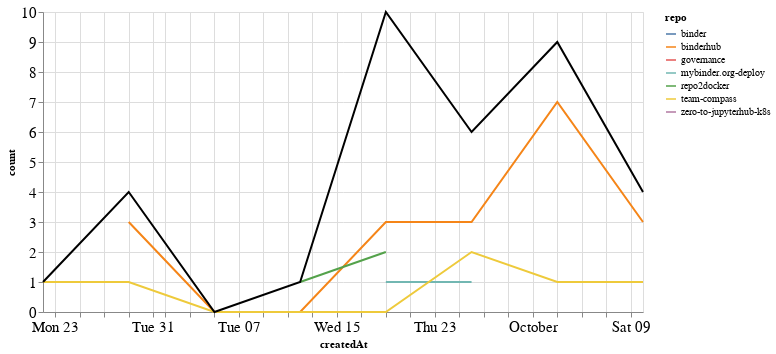

Source (notebook cell):
### Markdown cell above
### Comments

### Code cell
comments_time = comments.groupby('repo').resample('W', on='createdAt').count()['author'].reset_index()
comments_time = comments_time.rename(columns={'author': 'count'})
comments_time_total = comments_time.groupby('createdAt').agg({"count": "sum"}).reset_index()
ch1 = alt.Chart(comments_time, width=600).mark_line().encode(
    x='createdAt',
    y='count',
    color='repo',
    tooltip="repo"
)

ch2 = alt.Chart(comments_time_total, width=600).mark_line(color="black").encode(
    x='createdAt',
    y='count',
)

ch1 + ch2

### Figure 1 — Vega-Lite specification as saved in the notebook (floating-point values rounded to 4 significant figures)
{"config": {"axisLeft": {"labelFontSize": 15}, "axisBottom": {"labelFontSize": 15}}, "layer": [{"data": {"name": "data-b86f3914d44ad1826705c6ddca2a6a88"}, "mark": "line", "encoding": {"color": {"type": "nominal", "field": "repo"}, "tooltip": {"type": "nominal", "field": "repo"}, "x": {"type": "temporal", "field": "createdAt"}, "y": {"type": "quantitative", "field": "count"}}, "width": 600}, {"data": {"name": "data-b04e5ec3ec8f5fdaa2f1ce0c6d52dc08"}, "mark": {"type": "line", "color": "black"}, "encoding": {"x": {"type": "temporal", "field": "createdAt"}, "y": {"type": "quantitative", "field": "count"}}, "width": 600}], "$schema": "https://vega.github.io/schema/vega-lite/v4.8.1.json", "datasets": {"data-b86f3914d44ad1826705c6ddca2a6a88": [{"repo": "binder", "createdAt": "2021-09-19T00:00:00", "count": 3}, {"repo": "binderhub", "createdAt": "2021-08-29T00:00:00", "count": 3}, {"repo": "binderhub", "createdAt": "2021-09-05T00:00:00", "count": 0}, {"repo": "binderhub", "createdAt": "2021-09-12T00:00:00", "count": 0}, {"repo": "binderhub", "createdAt": "2021-09-19T00:00:00", "count": 3}, {"repo": "binderhub", "createdAt": "2021-09-26T00:00:00", "count": 3}, {"repo": "binderhub", "createdAt": "2021-10-03T00:00:00", "count": 7}, {"repo": "binderhub", "createdAt": "2021-10-10T00:00:00", "count": 3}, {"repo": "governance", "createdAt": "2021-09-19T00:00:00", "count": 1}, {"repo": "mybinder.org-deploy", "createdAt": "2021-09-19T00:00:00", "count": 1}, {"repo": "mybinder.org-deploy", "createdAt": "2021-09-26T00:00:00", "count": 1}, {"repo": "repo2docker", "createdAt": "2021-09-12T00:00:00", "count": 1}, {"repo": "repo2docker", "createdAt": "2021-09-19T00:00:00", "count": 2}, {"repo": "team-compass", "createdAt": "2021-08-22T00:00:00", "count": 1}, {"repo": "team-compass", "createdAt": "2021-08-29T00:00:00", "count": 1}, {"repo": "team-compass", "createdAt": "2021-09-05T00:00:00", "count": 0}, {"repo": "team-compass", "createdAt": "2021-09-12T00:00:00", "count": 0}, {"repo": "team-compass", "createdAt": "2021-09-19T00:00:00", "count": 0}, {"repo": "team-compass", "createdAt": "2021-09-26T00:00:00", "count": 2}, {"repo": "team-compass", "createdAt": "2021-10-03T00:00:00", "count": 1}, {"repo": "team-compass", "createdAt": "2021-10-10T00:00:00", "count": 1}, {"repo": "zero-to-jupyterhub-k8s", "createdAt": "2021-10-03T00:00:00", "count": 1}], "data-b04e5ec3ec8f5fdaa2f1ce0c6d52dc08": [{"createdAt": "2021-08-22T00:00:00", "count": 1}, {"createdAt": "2021-08-29T00:00:00", "count": 4}, {"createdAt": "2021-09-05T00:00:00", "count": 0}, {"createdAt": "2021-09-12T00:00:00", "count": 1}, {"createdAt": "2021-09-19T00:00:00", "count": 10}, {"createdAt": "2021-09-26T00:00:00", "count": 6}, {"createdAt": "2021-10-03T00:00:00", "count": 9}, {"createdAt": "2021-10-10T00:00:00", "count": 4}]}}
